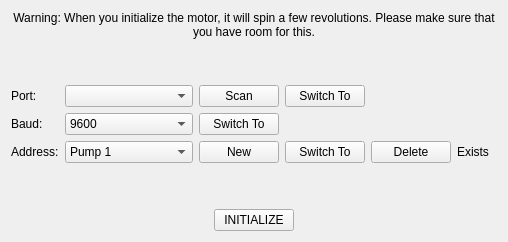
      <widget class="QWidget" name="connection_tab">
       <attribute name="title">
        <string>Connection</string>
       </attribute>
       <layout class="QVBoxLayout" name="verticalLayout_9">
        <item>
         <layout class="QVBoxLayout" name="verticalLayout_10">
          <item>
           <widget class="QLabel" name="label_8">
            <property name="text">
             <string>Warning: When you initialize the motor, it will spin a few revolutions. Please make sure that you have room for this.</string>
            </property>
            <property name="scaledContents">
             <bool>false</bool>
            </property>
            <property name="alignment">
             <set>Qt::AlignCenter</set>
            </property>
            <property name="wordWrap">
             <bool>true</bool>
            </property>
           </widget>
          </item>
         </layout>
        </item>
        <item>
         <spacer name="verticalSpacer_8">
          <property name="orientation">
           <enum>Qt::Vertical</enum>
          </property>
          <property name="sizeHint" stdset="0">
           <size>
            <width>20</width>
            <height>40</height>
           </size>
          </property>
         </spacer>
        </item>
        <item>
         <layout class="QGridLayout" name="gridLayout_2">
          <property name="leftMargin">
           <number>0</number>
          </property>
          <item row="1" column="2">
           <widget class="QComboBox" name="baud_select">
            <property name="minimumSize">
             <size>
              <width>128</width>
              <height>0</height>
             </size>
            </property>
            <item>
             <property name="text">
              <string>9600</string>
             </property>
            </item>
            <item>
             <property name="text">
              <string>19200</string>
             </property>
            </item>
            <item>
             <property name="text">
              <string>38400</string>
             </property>
            </item>
           </widget>
          </item>
          <item row="1" column="0">
           <widget class="QLabel" name="label_2">
            <property name="text">
             <string>Baud:</string>
            </property>
           </widget>
          </item>
          <item row="0" column="2">
           <widget class="QComboBox" name="port_select">
            <property name="minimumSize">
             <size>
              <width>128</width>
              <height>0</height>
             </size>
            </property>
           </widget>
          </item>
          <item row="0" column="0">
           <widget class="QLabel" name="label">
            <property name="text">
             <string>Port:</string>
            </property>
           </widget>
          </item>
          <item row="0" column="3">
           <widget class="QPushButton" name="portscan_button">
            <property name="text">
             <string>Scan</string>
            </property>
           </widget>
          </item>
          <item row="0" column="7">
           <spacer name="horizontalSpacer_14">
            <property name="orientation">
             <enum>Qt::Horizontal</enum>
            </property>
            <property name="sizeHint" stdset="0">
             <size>
              <width>40</width>
              <height>20</height>
             </size>
            </property>
           </spacer>
          </item>
          <item row="2" column="0">
           <widget class="QLabel" name="label_5">
            <property name="text">
             <string>Address:</string>
            </property>
           </widget>
          </item>
          <item row="2" column="2">
           <widget class="QComboBox" name="pump_select">
            <property name="minimumSize">
             <size>
              <width>128</width>
              <height>0</height>
             </size>
            </property>
            <item>
             <property name="text">
              <string>Pump 1</string>
             </property>
            </item>
            <item>
             <property name="text">
              <string>Pump 2</string>
             </property>
            </item>
            <item>
             <property name="text">
              <string>Pump 3</string>
             </property>
            </item>
            <item>
             <property name="text">
              <string>Pump 4</string>
             </property>
            </item>
            <item>
             <property name="text">
              <string>Pump 5</string>
             </property>
            </item>
            <item>
             <property name="text">
              <string>Pump 6</string>
             </property>
            </item>
            <item>
             <property name="text">
              <string>Pump 7</string>
             </property>
            </item>
            <item>
             <property name="text">
              <string>Pump 8</string>
             </property>
            </item>
            <item>
             <property name="text">
              <string>Pump 9</string>
             </property>
            </item>
            <item>
             <property name="text">
              <string>Pump A</string>
             </property>
            </item>
            <item>
             <property name="text">
              <string>Pump B</string>
             </property>
            </item>
            <item>
             <property name="text">
              <string>Pump C</string>
             </property>
            </item>
            <item>
             <property name="text">
              <string>Pump D</string>
             </property>
            </item>
            <item>
             <property name="text">
              <string>Pump E</string>
             </property>
            </item>
            <item>
             <property name="text">
              <string>Pump F</string>
             </property>
            </item>
            <item>
             <property name="text">
              <string>Pump 0</string>
             </property>
            </item>
           </widget>
          </item>
          <item row="2" column="3">
           <widget class="QPushButton" name="pumpnew_button">
            <property name="text">
             <string>New</string>
            </property>
           </widget>
          </item>
          <item row="2" column="4">
           <widget class="QPushButton" name="pumpswitch_button">
            <property name="text">
             <string>Switch To</string>
            </property>
           </widget>
          </item>
          <item row="2" column="5">
           <widget class="QPushButton" name="pumpdelete_button">
            <property name="text">
             <string>Delete</string>
            </property>
           </widget>
          </item>
          <item row="2" column="7">
           <widget class="QLabel" name="pump_exists">
            <property name="text">
             <string>Exists</string>
            </property>
           </widget>
          </item>
          <item row="1" column="3">
           <widget class="QPushButton" name="baudswitch_button">
            <property name="text">
             <string>Switch To</string>
            </property>
           </widget>
          </item>
          <item row="0" column="4">
           <widget class="QPushButton" name="portswitch_button">
            <property name="text">
             <string>Switch To</string>
            </property>
           </widget>
          </item>
         </layout>
        </item>
        <item>
         <spacer name="verticalSpacer_7">
          <property name="orientation">
           <enum>Qt::Vertical</enum>
          </property>
          <property name="sizeHint" stdset="0">
           <size>
            <width>20</width>
            <height>40</height>
           </size>
          </property>
         </spacer>
        </item>
        <item>
         <layout class="QHBoxLayout" name="horizontalLayout_2">
          <item>
           <spacer name="horizontalSpacer_12">
            <property name="orientation">
             <enum>Qt::Horizontal</enum>
            </property>
            <property name="sizeHint" stdset="0">
             <size>
              <width>40</width>
              <height>20</height>
             </size>
            </property>
           </spacer>
          </item>
          <item>
           <widget class="QPushButton" name="RUN">
            <property name="text">
             <string>INITIALIZE</string>
            </property>
           </widget>
          </item>
          <item>
           <spacer name="horizontalSpacer_11">
            <property name="orientation">
             <enum>Qt::Horizontal</enum>
            </property>
            <property name="sizeHint" stdset="0">
             <size>
              <width>40</width>
              <height>20</height>
             </size>
            </property>
           </spacer>
          </item>
         </layout>
        </item>
       </layout>
      </widget>
